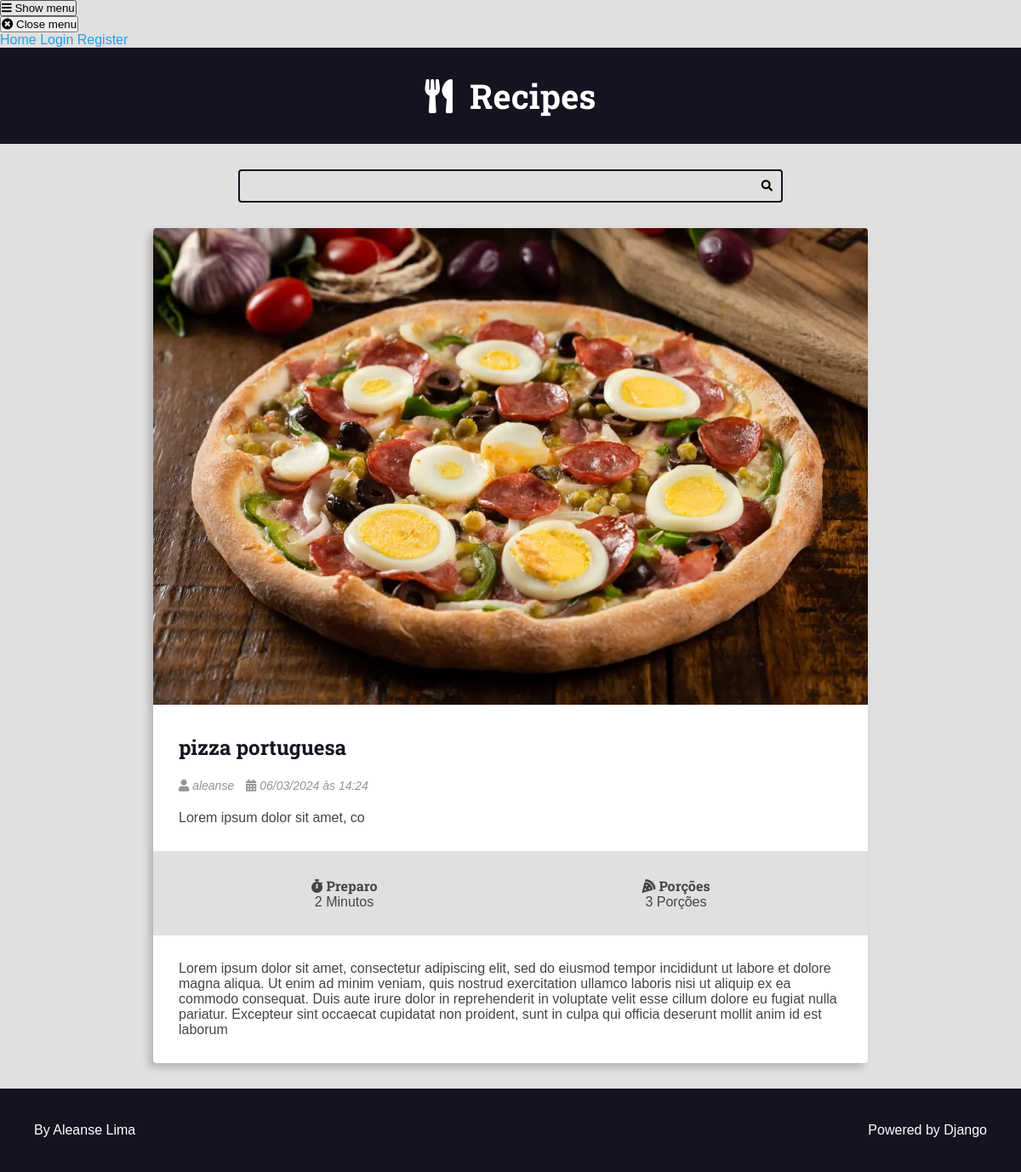
The page /recipes/5 on the database its author committed.
### recipes/models.py (models this page shows, shortened)
class Recipe(models.Model):
    title = models.CharField(max_length=30)
    description = models.TextField(max_length=30)
    slug = models.SlugField(unique=True)
    preparation_time = models.IntegerField()
    preparation_time_unit = models.CharField(max_length=30)
    servings = models.IntegerField()
    servings_unit = models.CharField(max_length=30)
    preparation_steps = models.TextField()
    preparation_steps_is_html = models.BooleanField(default=False)
    created_at = models.DateTimeField(auto_now_add=True)
    updated_at = models.DateTimeField(auto_now=True)
    is_published = models.BooleanField(default=False)
    cover = models.ImageField(upload_to='recipes/covers/%Y/%m/%d/', blank=True, default='')
    category = models.ForeignKey(Category, on_delete=models.SET_NULL, null=True,blank=True,default=None)
    author = models.ForeignKey(User, on_delete=models.SET_NULL, null=True)
    def get_absolute_url(self):
        return reverse("recipes:recipe",args={self.id})

### recipes/views.py (the view)
# urls.py: path('recipes/<int:id>', views.recipe,name="recipe"),
def recipe(request,id):
    recipe = get_object_or_404(Recipe,id=id, is_published=True,)
    return render(request,'recipes/pages/recipe-view.html',context={'recipe':recipe,'is_detail_page': True,})

### recipes/templates/recipes/pages/recipe-view.html (shortened to what this page needs)
{% extends 'global/base.html' %}
{% block content %}
<div class="main-content main-content-detail container">
        {% include 'recipes/partials/recipe.html' %}
</div>
{% endblock content %}

### recipes/templates/recipes/partials/recipe.html (shortened to what this page needs)
<div class="recipe recipe-list-item">
   {% if recipe.cover %}
    <div class="recipe-cover">
        <a href="{{ recipe.get_absolute_url }}">
            <img src="{{ recipe.cover.url }}" alt="Temporário">
        </a>
    </div>
    {% endif %}
    <div class="recipe-title-container">
         <h2 class="recipe-title">
            <a href="{{ recipe.get_absolute_url }}">
                {{ recipe.title }}
            </a>
        </h2>
    </div>
    <div class="recipe-author">
       {% if recipe.author is not None %}
        <span class="recipe-author-item">
            <i class="fas fa-user"></i>
            {% if recipe.author.first_name %}
                {{ recipe.author.first_name }} {{ recipe.author.last_name }}
            {% else %}
                {{ recipe.author.username }}
            {% endif %}
        </span>
        {% endif %}
        <span class="recipe-author-item">
            <i class="fas fa-calendar-alt"></i>
            {{ recipe.created_at|date:"d/m/Y" }} às {{ recipe.created_at|date:"H:i" }}
        </span>
    </div>
    <div class="recipe-content">
         <p>{{ recipe.description }}</p>
    </div>
    <div class="recipe-meta-container">
        <div class="recipe-meta recipe-preparation">
            <h3 class="recipe-meta-title"><i class="fas fa-stopwatch"></i> Preparo</h3>
            <div class="recipe-meta-text">
               {{ recipe.preparation_time }} {{ recipe.preparation_time_unit }}
            </div>
        </div>
        <div class="recipe-meta recipe-servings">
            <h3 class="recipe-meta-title"><i class="fas fa-pizza-slice"></i> Porções</h3>
            <div class="recipe-meta-text">
                {{ recipe.servings }} {{ recipe.servings_unit }}
            </div>
        </div>
    </div>
    {% if is_detail_page is True %}
    <div class="preparation-steps">
        {% if recipe.preparation_steps_is_html is True %}
                {{ recipe.preparation_steps|safe }}
            {% else %}
                {{ recipe.preparation_steps|linebreaksbr }}
        {% endif %}
    </div>
    {% endif %}
</div>

### base_static/global/css/styles.css (style rules this page uses)
:root { --color-primary: #269fe6; --color-primary-hover: #2086c2; --color-primary-dark: #13141f; --color-primary-dark-hover: #212336; --color-primary-light: #d4ecfa; --color-primary-light-hover: #bdd8e7; --color-white: #fff; --color-black: #000; --color-dark-text: #444; --color-info-light: #cce5ff; --color-debug-light: #cce5ff; --color-success-light: #d4edda; --color-alert-light: #fff3cd; --color-warning-light: #fff3cd; --color-error-light: #f8d7da; --color-info-dark: #4d86c4; --color-debug-dark: #4d86c4; --color-success-dark: #4a9c5d; --color-alert-dark: #927f40; --color-warning-dark: #927f40; --color-error-dark: #da525d; --color-gray-0: #f9f9f9; --color-gray-1: #e0e0e0; --color-gray-2: #c7c7c7; --color-gray-3: #aeaeae; --color-gray-4: #959595; --color-gray-5: #7d7d7d; --color-gray-6: #646464; --color-gray-7: #4b4b4b; --color-gray-8: #323232; --color-gray-9: #191919; --font-primary: sans-serif; --font-headings: 'Roboto Slab', serif; --spacing-gutter-medium: 3rem; --spacing-gutter-large: 4rem; }
* { padding: 0; margin: 0; box-sizing: border-box; }
html { font-size: 62.5%; }
body { font-size: 1.6rem; font-family: var(--font-primary); background: var(--color-gray-1); color: var(--color-dark-text); }
h1, h2, h3, h4, h5, h6 { font-family: var(--font-headings); }
.container { max-width: 144rem; margin: 0 auto; padding: var(--spacing-gutter-medium); }
.main-content { padding-top: 0; }
.recipe { background: var(--color-white); box-shadow: -5px 5px 10px rgba(0, 0, 0, .2); transform: scale(1); transition: all 300ms ease-in-out; border-radius: .4rem; overflow: hidden; }
.recipe img { max-width: 100%; }
.recipe-list-item { max-width: 64rem; height: fit-content; }
.recipe-title-container { padding: var(--spacing-gutter-medium); padding-bottom: 2rem; }
.recipe-title-container a { text-decoration: none; color: var(--color-primary-dark); }
.recipe-author { padding: 0 var(--spacing-gutter-medium); }
.recipe-content { padding: var(--spacing-gutter-medium); padding-top: 2rem; }
.recipe-author-item { color: var(--color-gray-4); margin-right: 1rem; font-style: italic; font-size: 1.4rem; }
.recipe-meta-container { display: flex; flex-flow: row wrap; padding: var(--spacing-gutter-medium); background: var(--color-gray-1); }
.recipe-meta { display: flex; flex-flow: column nowrap; flex-shrink: 1; flex-grow: 1; text-align: center; }
.recipe-meta-title { font-size: 1.6rem; }
.main-content-detail .recipe-list-item { max-width: 84rem; margin: 0 auto; }
img { max-width: 100%; }
a { color: var(--color-primary); text-decoration: none; }
.preparation-steps { padding: var(--spacing-gutter-medium); }

### rows shown on the page
Recipe: cover (picture), title "pizza portuguesa", author.username "aleanse", created_at "06/03/2024", created_at "14:24", description "Lorem ipsum dolor sit amet, co", preparation_time "2", preparation_time_unit "Minutos", servings "3", servings_unit "Porções", preparation_steps "Lorem ipsum dolor sit amet, consectetur adipiscing elit, sed do eiusmod tempor incididunt ut labore et dolore magna aliqua. Ut enim ad minim veniam, quis nostrud exercitation ullamco laboris nisi ut aliquip ex ea commodo consequat. Duis aute irure dolor in reprehenderit in voluptate velit esse cillum dolore eu fugiat nulla pariatur. Excepteur sint occaecat cupidatat non proident, sunt in culpa qui officia deserunt mollit anim id est laborum"
